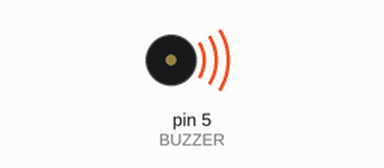
Recording of a sketch running on a simulated Arduino Uno, built with avr-gcc and run on an emulated ATmega328P. On the bench: buzzer (waves = sounding).

Above: at 0.5 s.
Timing chart, 0 to 4.6 s (numbered marks = the images above):
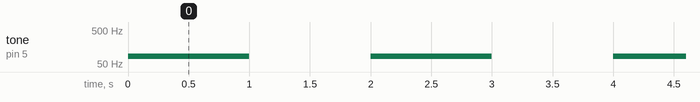

Measured:
- by itself, tone on pin 5 (BUZZER): alternates 85 Hz for 1.0 s and silent for 1.0 s

The sketch:

buzzer.ino
```cpp
#define BUZZER 5

void setup()
{
    // put your setup code here, to run once:
    pinMode(BUZZER, OUTPUT);
}

void loop()
{
    tone(BUZZER, 85); // Set the voltage to high and makes a noise
    delay(1000);      // Waits for 1000 milliseconds
    noTone(BUZZER);   // Sets the voltage to low and makes no noise
    delay(1000);      // Waits for 1000 milliseconds
}
```
